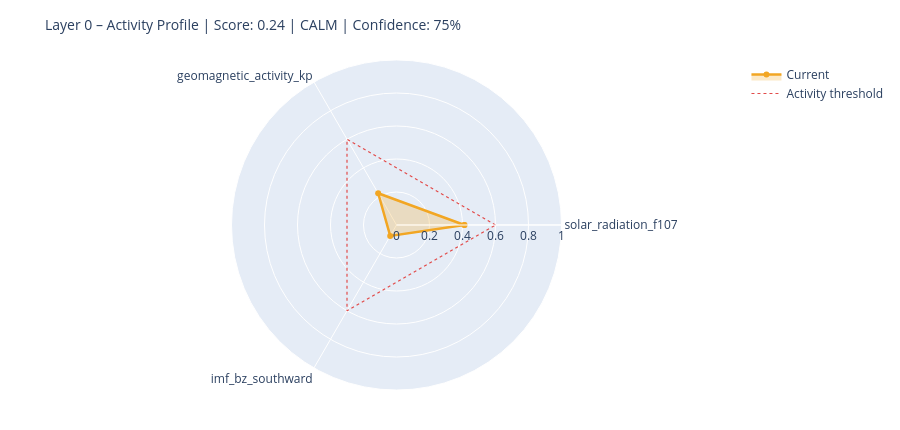

The cell this chart's notebook holds for it:
### Markdown cell above
---
## 6. State Assessment & Handoff to Layer 1

### Code cell
# ============================================================
# STEP 1 – Collect raw values with source modes
# Mode: 'primary' | 'fallback_3h' | 'last_valid' | 'missing'
# ============================================================

def safe_last(df, col):
    if df is None or col not in df.columns: return None
    s = df[col].dropna()
    return float(s.iloc[-1]) if not s.empty else None

f107_now = safe_last(df_f107, 'f10.7')
bz_now   = safe_last(df_mag,  'bz_gsm')
kp_now   = safe_last(df_kp,   'kp')
sw_now   = safe_last(df_sw,   'speed')

source_modes = {
    'F10.7':    'primary'  if f107_now is not None else 'missing',
    'Kp':       'primary'  if kp_now   is not None else 'missing',
    'IMF_Bz':   'primary'  if bz_now   is not None else 'missing',
    'SW_speed': 'primary'  if sw_now   is not None else 'missing',
}

# Kp Fallback – 3h endpoint
if kp_now is None:
    try:
        r = requests.get(
            'https://services.swpc.noaa.gov/json/noaa-planetary-k-index.json',
            timeout=10)
        r.raise_for_status()
        fb = pd.DataFrame(r.json())
        tc = next((c for c in fb.columns if 'time' in c.lower()), fb.columns[0])
        kc = next((c for c in fb.columns if 'kp' in c.lower() and c != tc), None)
        if kc:
            fb[kc] = fb[kc].astype(str).str.extract(r'([0-9]+(?:\.[0-9]*)?)')[0]
            fb[kc] = pd.to_numeric(fb[kc], errors='coerce')
            fb = fb[fb[kc] >= 0].dropna(subset=[kc])
            if not fb.empty:
                kp_now = float(fb[kc].iloc[-1])
                source_modes['Kp'] = 'fallback_3h'
                print(f'  Kp fallback (3h): {kp_now:.1f}')
    except Exception as e:
        print(f'  Kp fallback failed: {e}')

# Solar Wind Fallback – last valid value
if sw_now is None and df_sw is not None and 'speed' in df_sw.columns:
    s = df_sw['speed'].dropna()
    if not s.empty:
        sw_now = float(s.iloc[-1])
        source_modes['SW_speed'] = 'last_valid'
        print(f'  SW fallback (last_valid): {sw_now:.0f} km/s')

print()
print('Source modes:', source_modes)

# ============================================================
# STEP 2 – Score from available components only
# ============================================================

def norm(v, lo, hi):
    if v is None: return None
    return max(0.0, min(1.0, (v - lo) / (hi - lo)))

COMPONENTS = {
    'solar_radiation_f107':    (f107_now, norm(f107_now, 60, 250)),
    'geomagnetic_activity_kp': (kp_now,   norm(kp_now,   0,   9)),
    'imf_bz_southward':        (bz_now,   norm(-(bz_now or 0) if bz_now else None, -5, 30)
                                           if bz_now is not None else None),
    'solar_wind_speed':        (sw_now,   norm(sw_now, 300, 800)),
}

available   = {k: v[1] for k, v in COMPONENTS.items() if v[1] is not None}
unavailable = [k for k, v in COMPONENTS.items() if v[1] is None]

layer0_score = round(sum(available.values()) / len(available), 4) if available else None
confidence   = round(len(available) / len(COMPONENTS), 2)

level = ('unknown'  if layer0_score is None
         else 'calm'     if layer0_score < 0.3
         else 'moderate' if layer0_score < 0.6
         else 'active')

# ============================================================
# STEP 3 – Dominant Driver
# ============================================================

def dominant_driver(kp, f107, bz, sw):
    candidates = []
    if kp   is not None and kp   >= 4:   candidates.append(('geomagnetic',    kp / 9))
    if sw   is not None and sw   >= 500:  candidates.append(('solar_wind',     sw / 800))
    if bz   is not None and bz   <= -5:   candidates.append(('imf_southward',  abs(bz) / 30))
    if f107 is not None and f107 >= 150:  candidates.append(('solar_radiation',f107 / 250))
    return max(candidates, key=lambda x: x[1])[0] if candidates else 'none'

driver = dominant_driver(kp_now, f107_now, bz_now, sw_now)

# ============================================================
# STEP 4 – Downstream expectations
# ============================================================

def downstream_expectation(driver, score, kp, bz, f107):
    exp = {
        'magnetosphere':        'calm',
        'ionosphere':           'calm',
        'schumann_resonance':   'unchanged',
        'lithosphere_currents': 'low',
    }
    if driver == 'geomagnetic' or (kp and kp >= 5):
        exp['magnetosphere']        = 'compressed / storm'
        exp['ionosphere']           = 'elevated disturbance (TEC variability)'
        exp['schumann_resonance']   = 'elevated amplitude possible'
        exp['lithosphere_currents'] = 'elevated induction currents'
    elif driver == 'imf_southward' or (bz and bz <= -5):
        exp['magnetosphere']        = 'energy coupling active'
        exp['ionosphere']           = 'elevated electron density possible'
        exp['schumann_resonance']   = 'slight modulation possible'
    elif driver == 'solar_radiation' or (f107 and f107 >= 150):
        exp['ionosphere']           = 'elevated ionization (F-layer)'
        exp['schumann_resonance']   = 'slightly elevated background activity'
    return exp

downstream = downstream_expectation(driver, layer0_score, kp_now, bz_now, f107_now)

# ============================================================
# CONSOLE OUTPUT
# ============================================================

W = 58
print('=' * W)
print('LAYER 0 – STATE ASSESSMENT')
print('=' * W)
for name, (raw_v, score_v) in COMPONENTS.items():
    if score_v is not None:
        bar = '█' * int(score_v * 20) + '░' * (20 - int(score_v * 20))
        print(f'  {name:<35}  {bar}  {score_v:.2f}')
    else:
        print(f'  {name:<35}  {"─" * 20}  n/a')
print('-' * W)
print(f'  Score ({len(available)}/{len(COMPONENTS)} components):  {layer0_score:.3f}')
print(f'  Confidence:         {confidence:.0%}')
print(f'  Level:              {level.upper()}')
print(f'  Dominant Driver:    {driver}')

# Radar chart
cats = list(available.keys())
vals = list(available.values())
if len(cats) >= 3:
    fig = go.Figure()
    fig.add_trace(go.Scatterpolar(
        r=vals + [vals[0]], theta=cats + [cats[0]],
        fill='toself', fillcolor='rgba(242,166,35,0.25)',
        line=dict(color='#F2A623', width=2.5), name='Current'
    ))
    fig.add_trace(go.Scatterpolar(
        r=[0.6] * (len(cats) + 1), theta=cats + [cats[0]],
        line=dict(color='#E24B4A', dash='dot', width=1.2),
        mode='lines', name='Activity threshold'
    ))
    fig.update_layout(
        title=dict(text=f'Layer 0 – Activity Profile | Score: {layer0_score:.2f} | {level.upper()} | Confidence: {confidence:.0%}',
                   font=dict(size=14)),
        polar=dict(radialaxis=dict(visible=True, range=[0, 1])),
        height=430, showlegend=True,
        margin=dict(l=60, r=60, t=60, b=40)
    )
    fig.show()

### Figure 1 — Plotly figure (JSON) as saved in the notebook; plotly's stock layout.template omitted (floating-point values rounded to 4 significant figures)
{"data": [{"fill": "toself", "fillcolor": "rgba(242,166,35,0.25)", "line": {"color": "#F2A623", "width": 2.5}, "name": "Current", "r": [0.4116, 0.2222, 0.07629, 0.4116], "theta": ["solar_radiation_f107", "geomagnetic_activity_kp", "imf_bz_southward", "solar_radiation_f107"], "type": "scatterpolar"}, {"line": {"color": "#E24B4A", "dash": "dot", "width": 1.2}, "mode": "lines", "name": "Activity threshold", "r": [0.6, 0.6, 0.6, 0.6], "theta": ["solar_radiation_f107", "geomagnetic_activity_kp", "imf_bz_southward", "solar_radiation_f107"], "type": "scatterpolar"}], "layout": {"height": 430, "margin": {"b": 40, "l": 60, "r": 60, "t": 60}, "polar": {"radialaxis": {"range": [0, 1], "visible": true}}, "showlegend": true, "title": {"font": {"size": 14}, "text": "Layer 0 – Activity Profile | Score: 0.24 | CALM | Confidence: 75%"}}}
